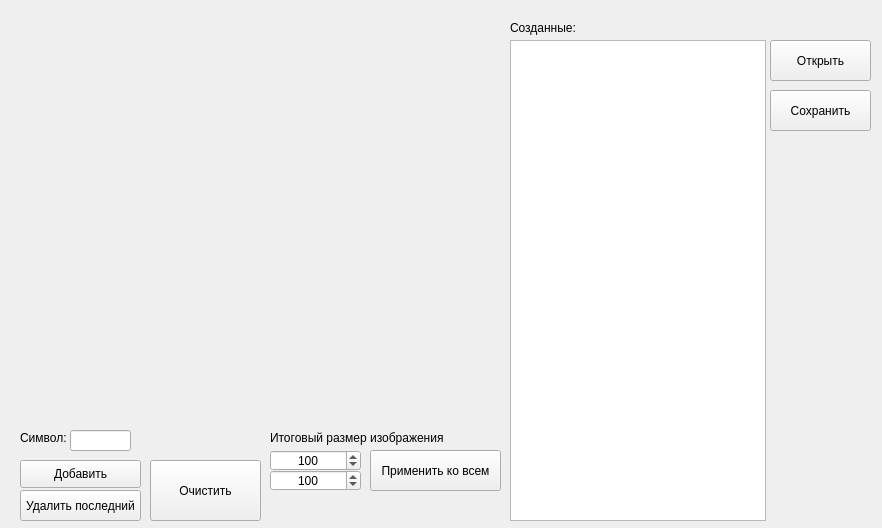
<?xml version="1.0" encoding="UTF-8"?>
<ui version="4.0">
 <class>CreaterWindow</class>
 <widget class="QMainWindow" name="CreaterWindow">
  <property name="geometry">
   <rect>
    <x>0</x>
    <y>0</y>
    <width>882</width>
    <height>528</height>
   </rect>
  </property>
  <property name="windowTitle">
   <string>MainWindow</string>
  </property>
  <widget class="QWidget" name="centralwidget">
   <widget class="QWidget" name="widget" native="true">
    <property name="geometry">
     <rect>
      <x>20</x>
      <y>20</y>
      <width>400</width>
      <height>400</height>
     </rect>
    </property>
   </widget>
   <widget class="QLabel" name="label">
    <property name="geometry">
     <rect>
      <x>510</x>
      <y>20</y>
      <width>91</width>
      <height>16</height>
     </rect>
    </property>
    <property name="text">
     <string>Созданные:</string>
    </property>
   </widget>
   <widget class="QLabel" name="label_2">
    <property name="geometry">
     <rect>
      <x>20</x>
      <y>430</y>
      <width>91</width>
      <height>16</height>
     </rect>
    </property>
    <property name="text">
     <string>Символ:</string>
    </property>
   </widget>
   <widget class="QPushButton" name="bAdd">
    <property name="geometry">
     <rect>
      <x>20</x>
      <y>460</y>
      <width>121</width>
      <height>28</height>
     </rect>
    </property>
    <property name="text">
     <string>Добавить</string>
    </property>
   </widget>
   <widget class="QLineEdit" name="lineEdit">
    <property name="geometry">
     <rect>
      <x>70</x>
      <y>430</y>
      <width>61</width>
      <height>21</height>
     </rect>
    </property>
    <property name="maxLength">
     <number>1</number>
    </property>
    <property name="alignment">
     <set>Qt::AlignCenter</set>
    </property>
   </widget>
   <widget class="QPushButton" name="bSave">
    <property name="geometry">
     <rect>
      <x>770</x>
      <y>90</y>
      <width>101</width>
      <height>41</height>
     </rect>
    </property>
    <property name="text">
     <string>Сохранить</string>
    </property>
   </widget>
   <widget class="QPushButton" name="bOpen">
    <property name="geometry">
     <rect>
      <x>770</x>
      <y>40</y>
      <width>101</width>
      <height>41</height>
     </rect>
    </property>
    <property name="text">
     <string>Открыть</string>
    </property>
   </widget>
   <widget class="QPushButton" name="bDeleteLast">
    <property name="geometry">
     <rect>
      <x>20</x>
      <y>490</y>
      <width>121</width>
      <height>31</height>
     </rect>
    </property>
    <property name="text">
     <string>Удалить последний</string>
    </property>
   </widget>
   <widget class="QPushButton" name="bClear">
    <property name="geometry">
     <rect>
      <x>150</x>
      <y>460</y>
      <width>111</width>
      <height>61</height>
     </rect>
    </property>
    <property name="text">
     <string>Очистить</string>
    </property>
   </widget>
   <widget class="QListWidget" name="listWidget">
    <property name="geometry">
     <rect>
      <x>510</x>
      <y>40</y>
      <width>256</width>
      <height>481</height>
     </rect>
    </property>
   </widget>
   <widget class="QLabel" name="label_3">
    <property name="geometry">
     <rect>
      <x>270</x>
      <y>430</y>
      <width>191</width>
      <height>16</height>
     </rect>
    </property>
    <property name="text">
     <string>Итоговый размер изображения</string>
    </property>
   </widget>
   <widget class="QSpinBox" name="spinWindth">
    <property name="geometry">
     <rect>
      <x>270</x>
      <y>450</y>
      <width>91</width>
      <height>21</height>
     </rect>
    </property>
    <property name="alignment">
     <set>Qt::AlignCenter</set>
    </property>
    <property name="minimum">
     <number>10</number>
    </property>
    <property name="maximum">
     <number>400</number>
    </property>
    <property name="value">
     <number>100</number>
    </property>
   </widget>
   <widget class="QSpinBox" name="spinHeight">
    <property name="geometry">
     <rect>
      <x>270</x>
      <y>470</y>
      <width>91</width>
      <height>21</height>
     </rect>
    </property>
    <property name="alignment">
     <set>Qt::AlignCenter</set>
    </property>
    <property name="minimum">
     <number>10</number>
    </property>
    <property name="maximum">
     <number>400</number>
    </property>
    <property name="value">
     <number>100</number>
    </property>
   </widget>
   <widget class="QPushButton" name="bChangeAll">
    <property name="geometry">
     <rect>
      <x>370</x>
      <y>450</y>
      <width>131</width>
      <height>41</height>
     </rect>
    </property>
    <property name="text">
     <string>Применить ко всем</string>
    </property>
   </widget>
  </widget>
 </widget>
 <resources/>
 <connections/>
</ui>
